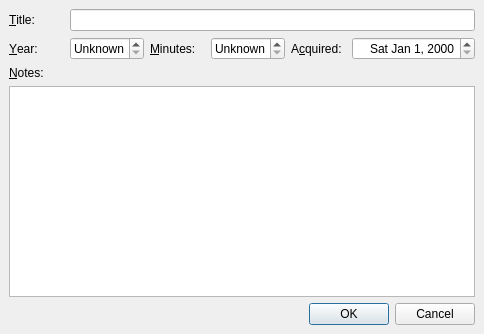
<ui version="4.0" >
 <class>AddEditMovieDlg</class>
 <widget class="QDialog" name="AddEditMovieDlg" >
  <property name="geometry" >
   <rect>
    <x>0</x>
    <y>0</y>
    <width>484</width>
    <height>334</height>
   </rect>
  </property>
  <property name="windowTitle" >
   <string>My Movies - Add Movie</string>
  </property>
  <layout class="QGridLayout" >
   <property name="margin" >
    <number>9</number>
   </property>
   <property name="spacing" >
    <number>6</number>
   </property>
   <item row="4" column="4" colspan="2" >
    <widget class="QDialogButtonBox" name="buttonBox" >
     <property name="orientation" >
      <enum>Qt::Horizontal</enum>
     </property>
     <property name="standardButtons" >
      <set>QDialogButtonBox::Cancel|QDialogButtonBox::NoButton|QDialogButtonBox::Ok</set>
     </property>
    </widget>
   </item>
   <item row="0" column="1" colspan="5" >
    <widget class="QLineEdit" name="titleLineEdit" />
   </item>
   <item row="2" column="0" colspan="2" >
    <widget class="QLabel" name="label_5" >
     <property name="text" >
      <string>&amp;Notes:</string>
     </property>
     <property name="buddy" >
      <cstring>notesTextEdit</cstring>
     </property>
    </widget>
   </item>
   <item row="3" column="0" colspan="6" >
    <widget class="QTextEdit" name="notesTextEdit" >
     <property name="tabChangesFocus" >
      <bool>true</bool>
     </property>
     <property name="lineWrapMode" >
      <enum>QTextEdit::NoWrap</enum>
     </property>
     <property name="acceptRichText" >
      <bool>false</bool>
     </property>
    </widget>
   </item>
   <item row="1" column="0" >
    <widget class="QLabel" name="label_2" >
     <property name="text" >
      <string>&amp;Year:</string>
     </property>
     <property name="buddy" >
      <cstring>yearSpinBox</cstring>
     </property>
    </widget>
   </item>
   <item row="1" column="1" >
    <widget class="QSpinBox" name="yearSpinBox" >
     <property name="alignment" >
      <set>Qt::AlignRight</set>
     </property>
     <property name="specialValueText" >
      <string>Unknown</string>
     </property>
     <property name="maximum" >
      <number>2100</number>
     </property>
     <property name="minimum" >
      <number>1890</number>
     </property>
     <property name="value" >
      <number>1890</number>
     </property>
    </widget>
   </item>
   <item row="1" column="2" >
    <widget class="QLabel" name="label_3" >
     <property name="text" >
      <string>&amp;Minutes:</string>
     </property>
     <property name="buddy" >
      <cstring>minutesSpinBox</cstring>
     </property>
    </widget>
   </item>
   <item row="1" column="3" >
    <widget class="QSpinBox" name="minutesSpinBox" >
     <property name="alignment" >
      <set>Qt::AlignRight</set>
     </property>
     <property name="specialValueText" >
      <string>Unknown</string>
     </property>
     <property name="maximum" >
      <number>720</number>
     </property>
    </widget>
   </item>
   <item row="1" column="4" >
    <widget class="QLabel" name="label_4" >
     <property name="text" >
      <string>A&amp;cquired:</string>
     </property>
     <property name="buddy" >
      <cstring>acquiredDateEdit</cstring>
     </property>
    </widget>
   </item>
   <item row="1" column="5" >
    <widget class="QDateEdit" name="acquiredDateEdit" >
     <property name="alignment" >
      <set>Qt::AlignRight</set>
     </property>
     <property name="displayFormat" >
      <string>ddd MMM d, yyyy</string>
     </property>
    </widget>
   </item>
   <item row="0" column="0" >
    <widget class="QLabel" name="label" >
     <property name="text" >
      <string>&amp;Title:</string>
     </property>
     <property name="buddy" >
      <cstring>titleLineEdit</cstring>
     </property>
    </widget>
   </item>
  </layout>
 </widget>
 <tabstops>
  <tabstop>titleLineEdit</tabstop>
  <tabstop>yearSpinBox</tabstop>
  <tabstop>minutesSpinBox</tabstop>
  <tabstop>acquiredDateEdit</tabstop>
  <tabstop>notesTextEdit</tabstop>
  <tabstop>buttonBox</tabstop>
 </tabstops>
 <resources/>
 <connections>
  <connection>
   <sender>buttonBox</sender>
   <signal>accepted()</signal>
   <receiver>AddEditMovieDlg</receiver>
   <slot>accept()</slot>
   <hints>
    <hint type="sourcelabel" >
     <x>329</x>
     <y>308</y>
    </hint>
    <hint type="destinationlabel" >
     <x>230</x>
     <y>304</y>
    </hint>
   </hints>
  </connection>
  <connection>
   <sender>buttonBox</sender>
   <signal>rejected()</signal>
   <receiver>AddEditMovieDlg</receiver>
   <slot>reject()</slot>
   <hints>
    <hint type="sourcelabel" >
     <x>419</x>
     <y>310</y>
    </hint>
    <hint type="destinationlabel" >
     <x>130</x>
     <y>297</y>
    </hint>
   </hints>
  </connection>
 </connections>
</ui>
